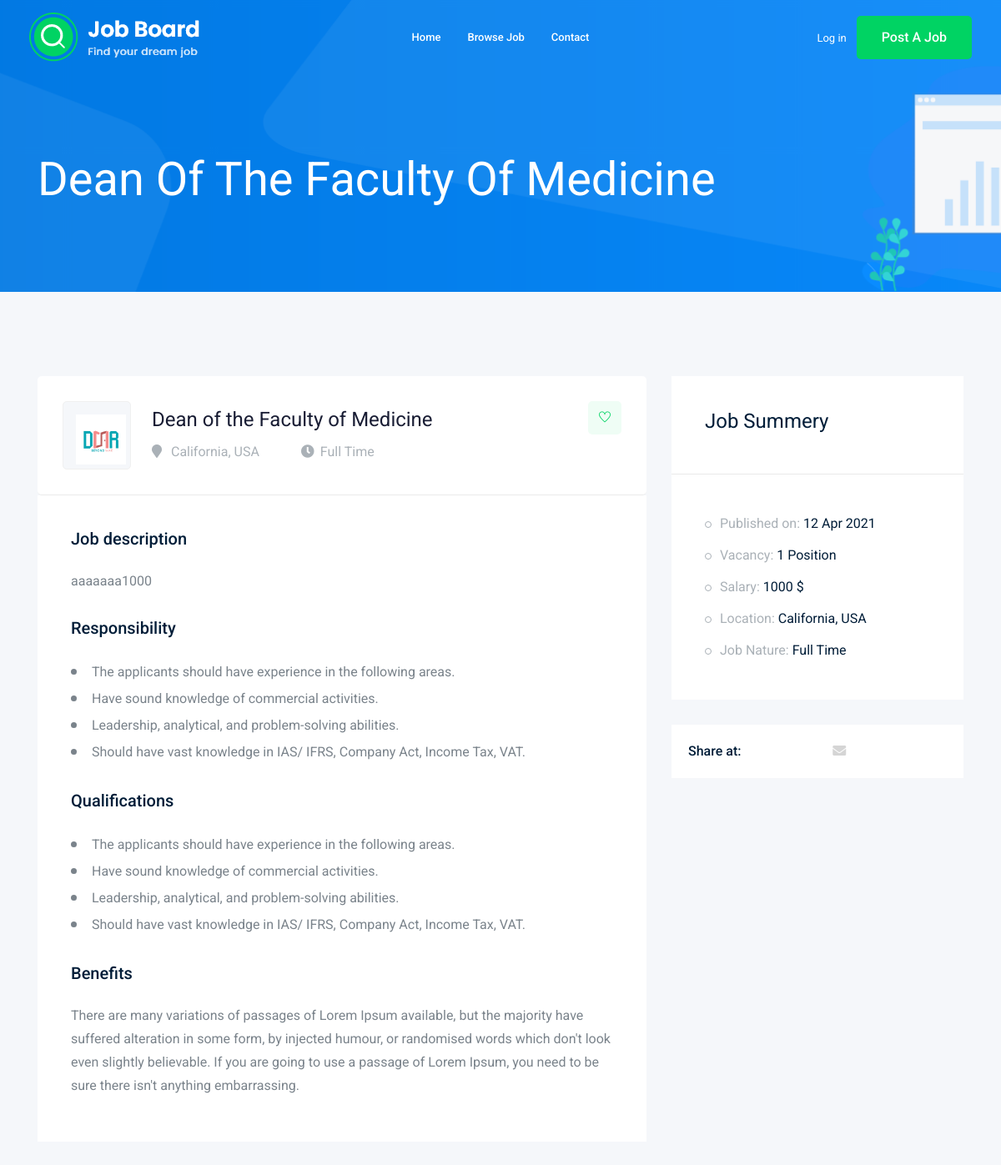
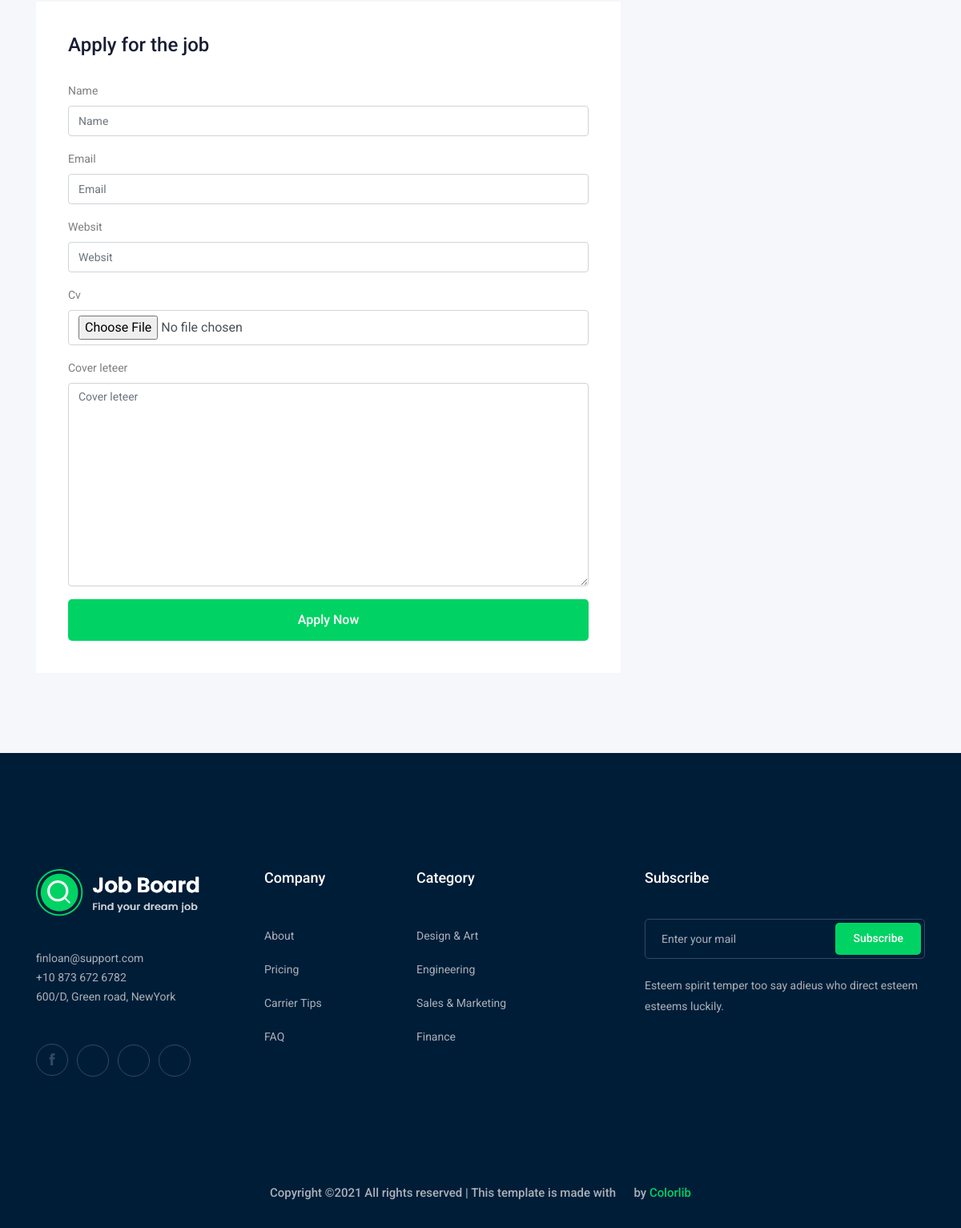
The page /1 on the database its author committed (2 pictures, top to bottom).
### job/models.py (models this page shows, shortened)
class Job(models.Model):  #tabdle
    onwer = models.ForeignKey(User, on_delete=models.CASCADE,related_name='onwer_job')
    title = models.CharField(max_length=100) #column
    job_type = models.CharField(max_length=20 , choices= Job_Type)
    descripyion = models.TextField(max_length=1000)
    published_at = models.DateTimeField(auto_now=True)
    Vacancy = models.IntegerField(default=1)
    salary = models.IntegerField(default=0)
    experience = models.IntegerField(default=1)
    category = models.ForeignKey('Category',on_delete=models.CASCADE)
    image = models.ImageField(upload_to=image_upload)
    slug = models.SlugField(blank=True , null= True)

### job/views.py (the view)
# urls.py: path('<int:id>',views.job_detail,name='job_detailurl'),
def job_detail(request , id):
    job_detail = Job.objects.get(id=id)
    if request.method=='POST':
      form = applyform(request.POST ,request.FILES)
      if form.is_valid():
          myform =form.save(commit=False)
          myform.job= job_detail
          myform.save()
    else:
        form = applyform()
    context={'job': job_detail ,'form':form}
    return render(request,'job/job_detail.html',context)

### job/form.py
class applyform(ModelForm):
    class Meta:
        model = apply
        fields=['name','email','websit','cv','cover_leteer']

### job/templates/job/job_detail.html (shortened to what this page needs)
{% extends 'base.html' %}
{% load bootstrap4 %}
    {% block body %}
    <div class="bradcam_area bradcam_bg_1">
        <div class="container">
            <div class="row">
                <div class="col-xl-12">
                    <div class="bradcam_text">
                        <h3>{{job.title}}</h3>
                    </div>
                </div>
            </div>
        </div>
    </div>
    <div class="job_details_area">
        <div class="container">
            <div class="row">
                <div class="col-lg-8">
                    <div class="job_details_header">
                        <div class="single_jobs white-bg d-flex justify-content-between">
                            <div class="jobs_left d-flex align-items-center">
                                <div class="thumb">
                                    <img src="{{job.image.url}}" alt=""  style="max-width:60px;">
                                </div>
                                <div class="jobs_conetent">
                                    <a href="#"><h4>{{job.title}}</h4></a>
                                    <div class="links_locat d-flex align-items-center">
                                        <div class="location">
                                            <p> <i class="fa fa-map-marker"></i> California, USA</p>
                                        </div>
                                        <div class="location">
                                            <p> <i class="fa fa-clock-o"></i>{{job.job_type}}   </p>
                                        </div>
                                    </div>
                                </div>
                            </div>
                            <div class="jobs_right">
                                <div class="apply_now">
                                    <a class="heart_mark" href="#"> <i class="ti-heart"></i> </a>
                                </div>
                            </div>
                        </div>
                    </div>
                    <div class="descript_wrap white-bg">
                        <div class="single_wrap">
                            <h4>Job description</h4>
                            <p>{{job.descripyion}}</p>
                        </div>
                        <div class="single_wrap">
                            <h4>Responsibility</h4>
                            <ul>
                                <li>The applicants should have experience in the following areas.
                                </li>
                                <li>Have sound knowledge of commercial activities.</li>
                                <li>Leadership, analytical, and problem-solving abilities.</li>
                                <li>Should have vast knowledge in IAS/ IFRS, Company Act, Income Tax, VAT.</li>
                            </ul>
                        </div>
                        <div class="single_wrap">
                            <h4>Qualifications</h4>
                            <ul>
                                <li>The applicants should have experience in the following areas.
                                </li>
                                <li>Have sound knowledge of commercial activities.</li>
                                <li>Leadership, analytical, and problem-solving abilities.</li>
                                <li>Should have vast knowledge in IAS/ IFRS, Company Act, Income Tax, VAT.</li>
                            </ul>
                        </div>
                        <div class="single_wrap">
                            <h4>Benefits</h4>
                            <p>There are many variations of passages of Lorem Ipsum available, but the majority have suffered alteration in some form, by injected humour, or randomised words which don't look even slightly believable. If you are going to use a passage of Lorem Ipsum, you need to be sure there isn't anything embarrassing.</p>
                        </div>
                    </div>
                    <div class="apply_job_form white-bg">
                        <h4>Apply for the job</h4>
                        <form method="POST" enctype="multipart/form-data">
                            {% bootstrap_form form %}
                            {% buttons %}
                               <button class="boxed-btn3 w-100" type="submit">Apply Now</button>
                            {% endbuttons %}
                        </form>
                    </div>
                </div>
                <div class="col-lg-4">
                    <div class="job_sumary">
                        <div class="summery_header">
                            <h3>Job Summery</h3>
                        </div>
                        <div class="job_content">
                            <ul>
                                <li>Published on: <span>{{job.published_at| date:'d M o'}}</span></li>
                                <li>Vacancy: <span>{{job.Vacancy}} Position</span></li>
                                <li>Salary: <span> {{job.salary}} $</span></li>
                                <li>Location: <span>California, USA</span></li>
                                <li>Job Nature: <span>{{job.job_type}}</span></li>
                            </ul>
                        </div>
                    </div>
                    <div class="share_wrap d-flex">
                        <span>Share at:</span>
                        <ul>
                            <li><a href="#"> <i class="fa fa-facebook"></i></a> </li>
                            <li><a href="#"> <i class="fa fa-google-plus"></i></a> </li>
                            <li><a href="#"> <i class="fa fa-twitter"></i></a> </li>
                            <li><a href="#"> <i class="fa fa-envelope"></i></a> </li>
                        </ul>
                    </div>
                    <div class="job_location_wrap">
                        <div class="job_lok_inner">
                            <div id="map" style="height: 200px;"></div>
                          </div>
                    </div>
                </div>
            </div>
        </div>
    </div>
    {% endblock body %}

### rows shown on the page
Job: title "Dean Of The Faculty Of Medicine", image (picture), title "Dean of the Faculty of Medicine", job_type "Full Time", descripyion "aaaaaaa1000", published_at "12 Apr 2021", Vacancy "1", salary "1000"
